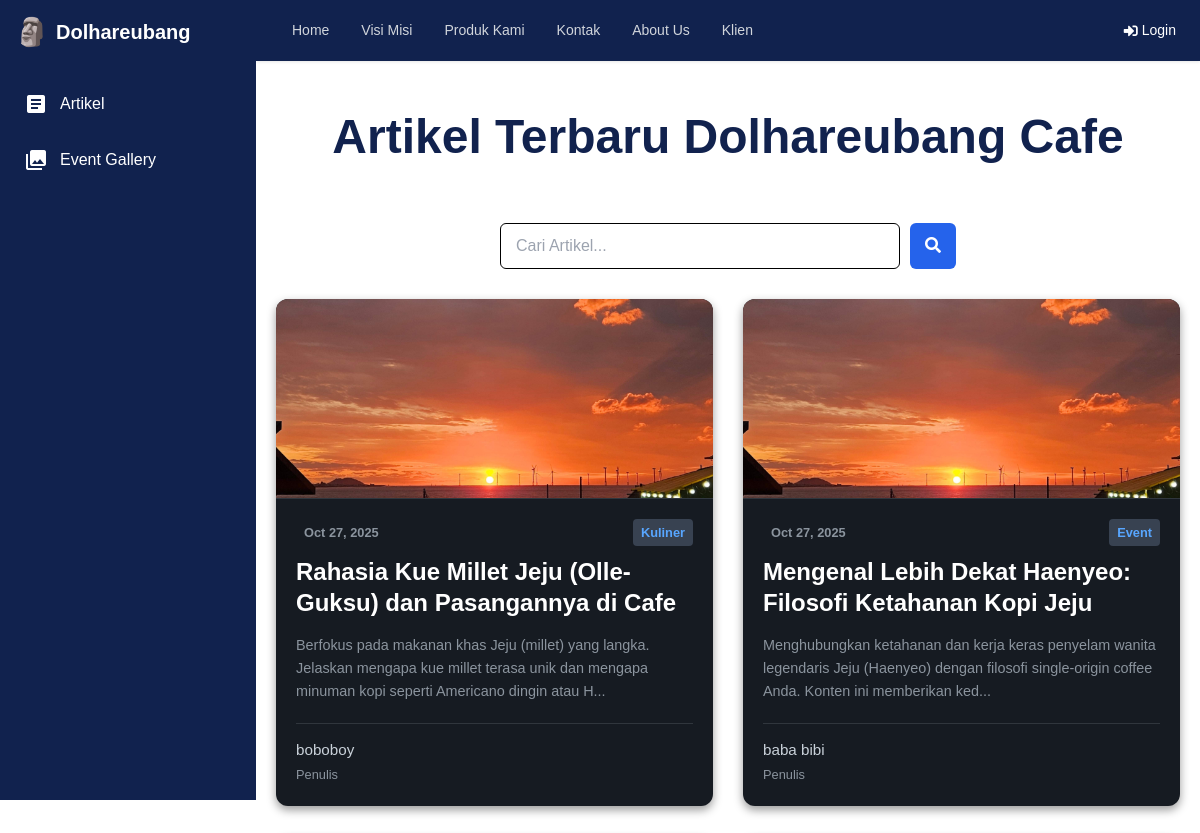
/pengunjung/artikelP.php (upper part), run on an earlier commit of the app's database.
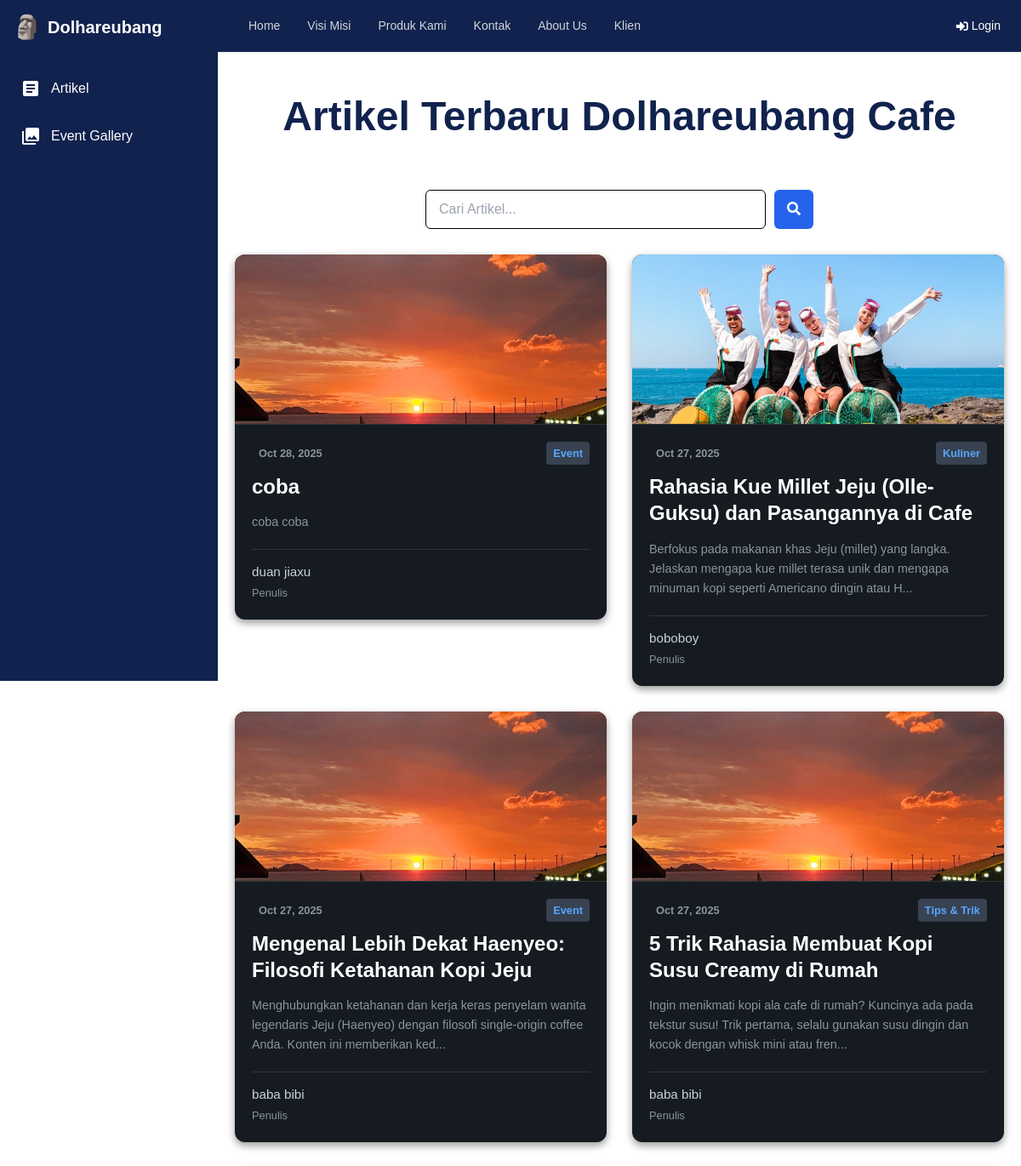
And on a later commit of the database.
### tables this page shows
CREATE TABLE `articles` (
  `id` int(11) NOT NULL,
  `title` varchar(255) NOT NULL,
  `content` text NOT NULL,
  `category` varchar(100) NOT NULL,
  `photo` varchar(255) DEFAULT NULL,
  `admin_id` int(11) NOT NULL,
  `published_at` timestamp NOT NULL DEFAULT current_timestamp()
);

CREATE TABLE `users` (
  `id` int(11) NOT NULL,
  `name` varchar(150) NOT NULL,
  `email` varchar(150) NOT NULL,
  `password_hash` varchar(255) NOT NULL,
  `role` varchar(50) NOT NULL DEFAULT 'pengunjung'
);

### pengunjung/artikelP.php (the view, shortened to what this page needs)
<?php
include '../config/config.php';
$is_logged_in = isset($_SESSION['status']) && $_SESSION['status'] == "login";
$username = $_SESSION['username'] ?? '';
$keyword = '';
$where_clause = '';
$query = "SELECT a.id, a.title, a.content, a.category, a.photo, a.published_at, u.name AS author_name
          FROM articles a
          JOIN users u ON a.admin_id = u.id "
  . $where_clause .
  " ORDER BY a.published_at DESC";
$artikel_result = mysqli_query($konek, $query);
$articles = [];
if ($artikel_result) {
  while ($row = mysqli_fetch_assoc($artikel_result)) {
    $articles[] = $row;
  }
}
?>
<!DOCTYPE html>
<html lang="en">
<head>
  <script src="https://cdn.tailwindcss.com"></script>
  <link rel="stylesheet" href="https://cdnjs.cloudflare.com/ajax/libs/font-awesome/5.15.4/css/all.min.css">
</head>
<body>
  <div id="sidebar" class="bg-blue-900 text-white w-64 h-screen flex flex-col fixed z-20">
    <div class="flex items-center justify-between p-4">
      <button id="toggleSidebar"
        style="display: flex; align-items: center; gap: 8px; border: none; background: none; color: inherit;">
        <img src="../img/logo.png" alt="Logo" style="width: 32px; height: 32px; border-radius: 50%;" />
        <span id="logoText" style="font-weight: bold; font-size: 20px;">Dolhareubang</span>
      </button>
    </div>
    <nav class="flex-1 mt-4 space-y-2 pl-3">
      <a href="artikelP.php" class="flex items-center p-3 hover:bg-blue-800 rounded-l-full active"><span
          class="material-icons">article</span><span class="ml-3 sidebar-text">Artikel</span></a>
      <a href="event_galeri.php" class="flex items-center p-3 hover:bg-blue-800 rounded-l-full"><span
          class="material-icons">photo_library</span><span class="ml-3 sidebar-text">Event Gallery</span></a>
    </nav>
  </div>
  <div class="flex-1 flex flex-col min-h-screen" id="main-content-container">
    <nav class="navbar">
      <div style="display: flex; gap: 8px;">
        <a href="dashboardP.php#home" class="nav-link">Home</a>
        <a href="dashboardP.php#visi-misi" class="nav-link">Visi Misi</a>
        <a href="dashboardP.php#produk-kami" class="nav-link">Produk Kami</a>
        <a href="dashboardP.php#kontak" class="nav-link">Kontak</a>
        <a href="dashboardP.php#about-us" class="nav-link">About Us</a>
        <a href="dashboardP.php#klien" class="nav-link">Klien</a>
      </div>
      <div class="flex items-center space-x-4">
        <?php if ($is_logged_in): ?>
          <span style="font-size: 14px; font-weight: 500;">Halo,
            <strong><?php echo htmlspecialchars($username); ?></strong></span>
          <button id="logoutButtonNavbar"
            style="background: none; border: none; color: white; cursor: pointer; padding: 0 8px;" title="Logout">
            <span class="material-icons" style="vertical-align: middle;">logout</span>
          </button>
        <?php else: ?>
          <a href="../login.php" title="Login Admin"
            style="display: flex; align-items: center; gap: 4px; color: white; text-decoration: none; transition: color 0.15s; font-size: 14px; font-weight: 500;">
            <i class="fas fa-sign-in-alt"></i>
            <span>Login</span>
          </a>
        <?php endif; ?>
      </div>
    </nav>
    <main class="flex-1 overflow-y-auto">
      <h1 class="page-title">Artikel Terbaru Dolhareubang Cafe</h1>
      <div style="text-align: center; margin-bottom: 30px;">
        <form action="artikelP.php" method="GET" style="display: inline-flex; gap: 10px;">
          <input type="text" name="keyword" placeholder="Cari Artikel..."
            value="<?php echo htmlspecialchars($keyword); ?>"
            style="padding: 10px 15px; border: 1px solid black; background-color: white; color: black; border-radius: 6px; width: 400px;">
          <button type="submit"
            style="background-color: #2563eb; color: white; padding: 10px 15px; border-radius: 6px; border: none; cursor: pointer;">
            <i class="fas fa-search"></i>
          </button>
        </form>
      </div>
      <div class="card-grid">
        <?php foreach ($articles as $article):
          $full_content = strip_tags($article['content']);
          $excerpt = substr($full_content, 0, 150) . (strlen($full_content) > 150 ? '...' : '');
          $date = date('M d, Y', strtotime($article['published_at']));
          $image_path = '../admin/' . $article['photo'];
          ?>
          <a href="detail_artikelP.php?id=<?php echo $article['id']; ?>" style="text-decoration: none; color: inherit;">
            <div class="card">
              <img src="<?php echo $image_path ?: 'https://via.placeholder.com/600x400?text=DolceVita+Cafe'; ?>"
                alt="<?php echo htmlspecialchars($article['title']); ?>" class="card-image">
              <div class="card-content">
                <div class="metadata">
                  <span><?php echo $date; ?></span>
                  <span class="category"><?php echo htmlspecialchars($article['category']); ?></span>
                </div>
                <h3 class="card-title"><?php echo htmlspecialchars($article['title']); ?></h3>
                <p class="card-excerpt"><?php echo htmlspecialchars($excerpt); ?></p>
                <div class="card-author">
                  <div class="author-info">
                    <strong><?php echo htmlspecialchars($article['author_name']); ?></strong>
                    <span>Penulis</span>
                  </div>
                </div>
              </div>
            </div>
          </a>
        <?php endforeach; ?>
      </div>
    </main>
  </div>
</body>
</html>

### pengunjung/artikelP.php (style rules this page uses)
html, body { margin: 0; padding: 0; height: 100%; font-family: sans-serif; scroll-behavior: smooth; }
#sidebar { background-color: #11224E; color: white; height: 100vh; min-height: 100vh; width: 256px; position: fixed; z-index: 20; transition: width 0.3s; display: flex; flex-direction: column; top: 0; }
#main-content-container { margin-left: 256px; transition: margin-left 0.3s; flex: 1; display: flex; flex-direction: column; min-height: 100vh; }
.navbar { background-color: #11224E; color: white; display: flex; justify-content: space-between; align-items: center; position: sticky; top: 0; z-index: 10; box-shadow: 0 1px 3px 0 rgba(0, 0, 0, 0.1); width: 100%; padding: 12px 24px; margin: 0; }
.nav-link { padding: 8px 12px; border-radius: 6px; font-size: 14px; font-weight: 500; color: #d1d5db; text-decoration: none; transition: background-color 0.15s; }
body { background-color: white; padding: 0; }
main { padding: 40px 20px; }
.page-title { text-align: center; font-size: 3rem; font-weight: bold; color: #11224E; margin-bottom: 50px; }
.card-grid { display: grid; grid-template-columns: repeat(auto-fit, minmax(300px, 1fr)); gap: 30px; max-width: 1400px; margin: 0 auto; }
.card { background-color: #161b22; border-radius: 12px; overflow: hidden; box-shadow: 0 4px 10px rgba(0, 0, 0, 0.4); display: flex; flex-direction: column; transition: transform 0.3s ease; }
.card-image { width: 100%; height: 200px; object-fit: cover; border-bottom: 1px solid #30363d; }
.card-content { padding: 20px; flex-grow: 1; display: flex; flex-direction: column; }
.metadata { font-size: 0.8rem; color: #8b949e; margin-bottom: 10px; display: flex; justify-content: space-between; }
.metadata span { padding: 4px 8px; border-radius: 4px; font-weight: bold; }
.metadata .category { background-color: #384251; color: #58a6ff; }
.card-title { font-size: 1.5rem; font-weight: 600; color: white; margin-bottom: 15px; line-height: 1.3; }
.card-excerpt { font-size: 0.9rem; color: #8b949e; line-height: 1.6; margin-bottom: 20px; flex-grow: 1; }
.card-author { display: flex; align-items: center; margin-top: auto; padding-top: 15px; border-top: 1px solid #30363d; }
.author-info strong { display: block; font-weight: 500; color: #c9d1d9; font-size: 0.95rem; }
.author-info span { font-size: 0.8rem; color: #8b949e; }

What changed in the data, as far as the page shows it:
added articles: photo (picture), published_at "Oct 28, 2025", category "Event", title "coba", content "coba coba", admin.name "duan jiaxu"
changed articles "Rahasia Kue Millet Jeju (Olle-Guksu) dan Pasangannya di Cafe": photo: a different picture
now on this page (row unchanged): articles: photo (picture), published_at "Oct 27, 2025", category "Tips & Trik", title "5 Trik Rahasia Membuat Kopi Susu Creamy di Rumah", content "Ingin menikmati kopi ala cafe di rumah? Kuncinya ada pada tekstur susu! Trik pertama, selalu gunakan susu dingin dan kocok dengan whisk mini atau fren...", admin.name "baba bibi"
